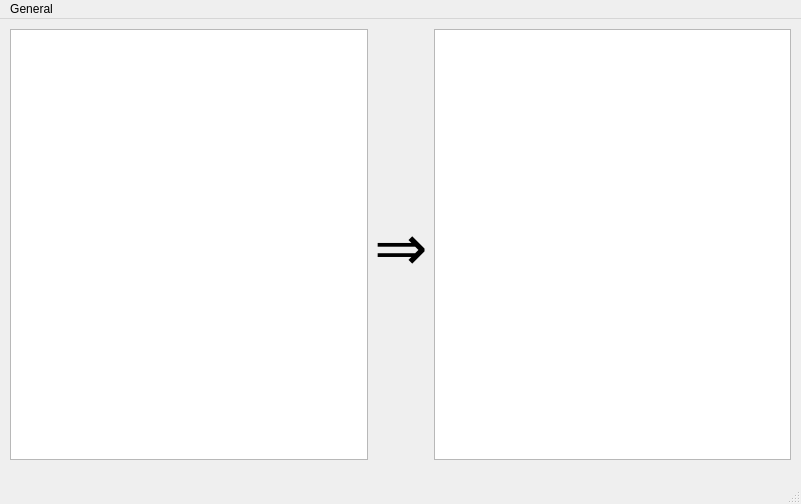
<?xml version="1.0" encoding="UTF-8"?>
<ui version="4.0">
 <class>MainWindow</class>
 <widget class="QMainWindow" name="MainWindow">
  <property name="geometry">
   <rect>
    <x>0</x>
    <y>0</y>
    <width>801</width>
    <height>504</height>
   </rect>
  </property>
  <property name="windowTitle">
   <string>MainWindow</string>
  </property>
  <widget class="QWidget" name="centralwidget">
   <widget class="QWidget" name="">
    <property name="geometry">
     <rect>
      <x>10</x>
      <y>10</y>
      <width>781</width>
      <height>431</height>
     </rect>
    </property>
    <layout class="QHBoxLayout" name="horizontalLayout">
     <item>
      <widget class="QPlainTextEdit" name="input_text">
       <property name="sizePolicy">
        <sizepolicy hsizetype="MinimumExpanding" vsizetype="MinimumExpanding">
         <horstretch>0</horstretch>
         <verstretch>0</verstretch>
        </sizepolicy>
       </property>
       <property name="plainText">
        <string notr="true"/>
       </property>
       <property name="placeholderText">
        <string>Please enter the text to transcribe</string>
       </property>
      </widget>
     </item>
     <item>
      <widget class="QLabel" name="label">
       <property name="font">
        <font>
         <family>Fira Code Medium</family>
         <pointsize>48</pointsize>
        </font>
       </property>
       <property name="text">
        <string>⇒</string>
       </property>
       <property name="alignment">
        <set>Qt::AlignCenter</set>
       </property>
      </widget>
     </item>
     <item>
      <widget class="QPlainTextEdit" name="output_text">
       <property name="enabled">
        <bool>true</bool>
       </property>
       <property name="sizePolicy">
        <sizepolicy hsizetype="MinimumExpanding" vsizetype="MinimumExpanding">
         <horstretch>0</horstretch>
         <verstretch>0</verstretch>
        </sizepolicy>
       </property>
       <property name="focusPolicy">
        <enum>Qt::NoFocus</enum>
       </property>
       <property name="acceptDrops">
        <bool>false</bool>
       </property>
       <property name="readOnly">
        <bool>true</bool>
       </property>
       <property name="plainText">
        <string notr="true"/>
       </property>
       <property name="backgroundVisible">
        <bool>false</bool>
       </property>
       <property name="placeholderText">
        <string>Here your transcription will appear</string>
       </property>
      </widget>
     </item>
    </layout>
   </widget>
  </widget>
  <widget class="QMenuBar" name="menubar">
   <property name="geometry">
    <rect>
     <x>0</x>
     <y>0</y>
     <width>801</width>
     <height>26</height>
    </rect>
   </property>
   <widget class="QMenu" name="menuGeneral">
    <property name="title">
     <string>General</string>
    </property>
    <widget class="QMenu" name="menuChange_conversion_table">
     <property name="contextMenuPolicy">
      <enum>Qt::ActionsContextMenu</enum>
     </property>
     <property name="title">
      <string>Change conversion table</string>
     </property>
     <addaction name="actionOpen_recent"/>
    </widget>
    <widget class="QMenu" name="menuConvert_to">
     <property name="title">
      <string>Convert to</string>
     </property>
    </widget>
    <addaction name="menuConvert_to"/>
    <addaction name="separator"/>
    <addaction name="actionReload_conversion_table"/>
    <addaction name="menuChange_conversion_table"/>
    <addaction name="separator"/>
    <addaction name="actionExit"/>
   </widget>
   <addaction name="menuGeneral"/>
  </widget>
  <widget class="QStatusBar" name="statusbar"/>
  <action name="actionReload_conversion_table">
   <property name="text">
    <string>Reload conversion table</string>
   </property>
   <property name="iconText">
    <string>Reload conversion table</string>
   </property>
   <property name="shortcut">
    <string>Ctrl+R</string>
   </property>
  </action>
  <action name="actionExit">
   <property name="text">
    <string>Exit</string>
   </property>
   <property name="shortcut">
    <string>Ctrl+Q</string>
   </property>
   <property name="shortcutVisibleInContextMenu">
    <bool>true</bool>
   </property>
  </action>
  <action name="actionOpen_recent">
   <property name="text">
    <string>Open recent</string>
   </property>
  </action>
 </widget>
 <resources/>
 <connections/>
</ui>
